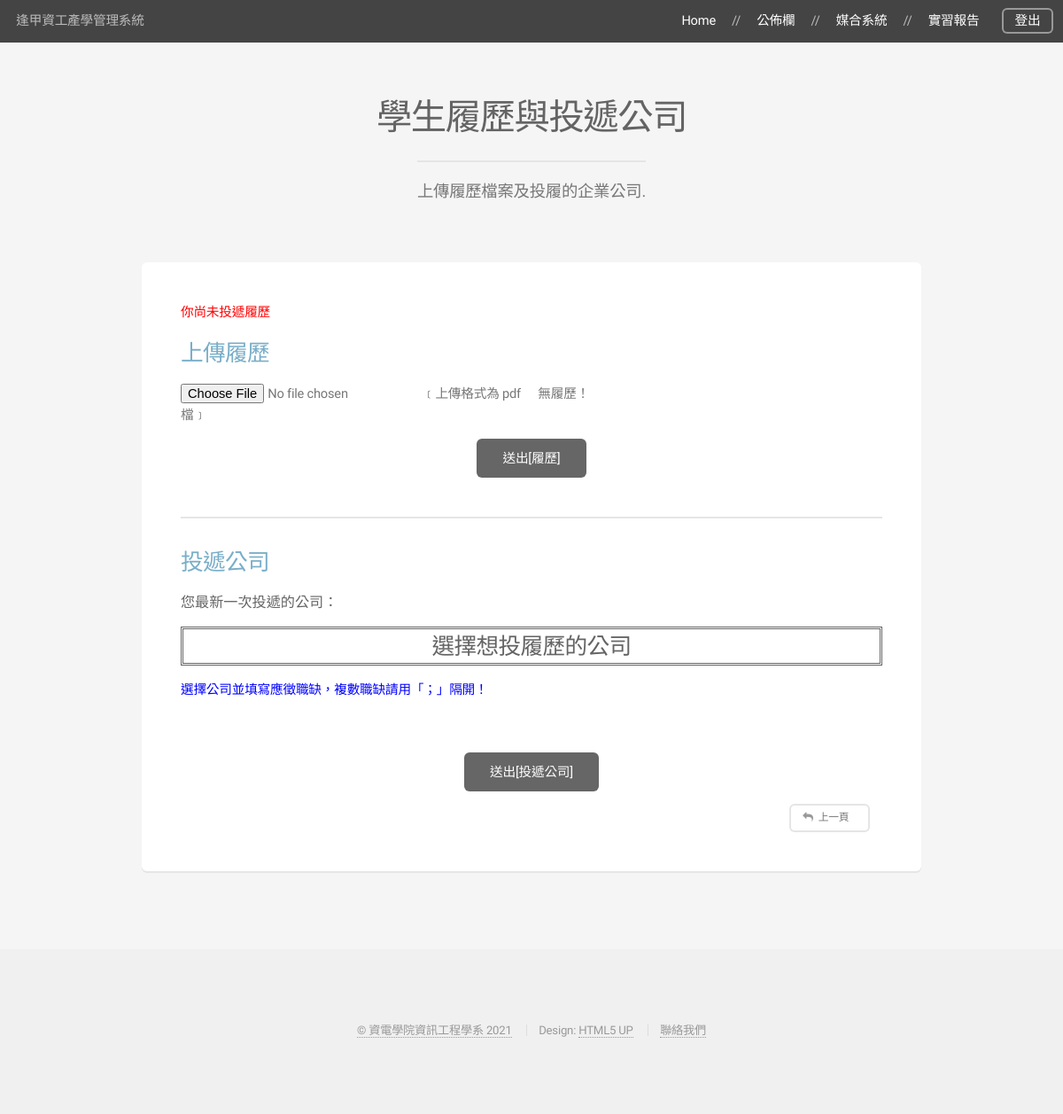
/match/studentUpload/ (signed in), run on an earlier commit of the app's database.
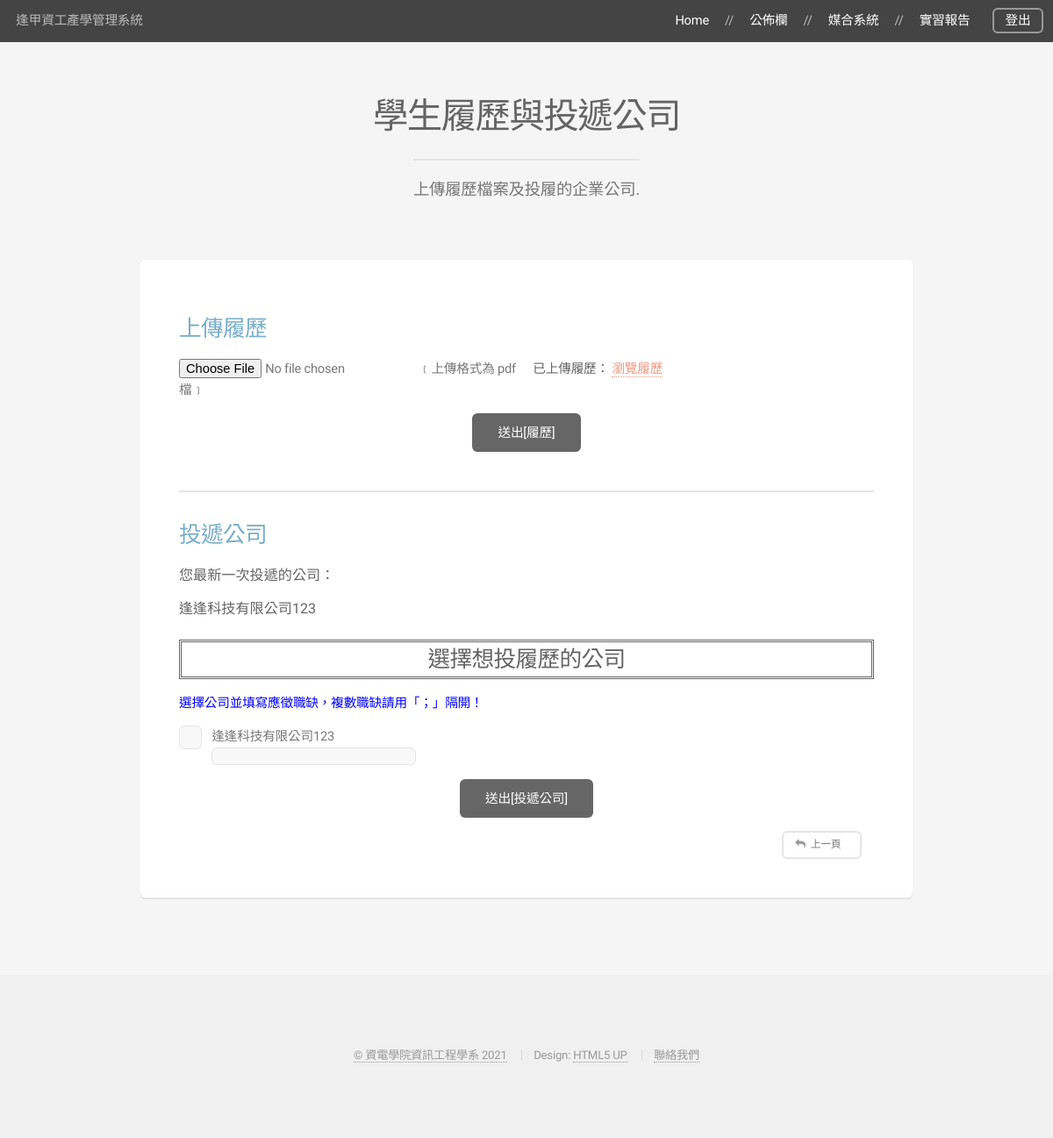
And on a later commit of the database.
### match/models.py (models this page shows)
class Admission(models.Model):
    company = models.ForeignKey(Company, related_name='admission_company', on_delete=models.CASCADE, verbose_name='公司')
    student = models.ForeignKey(Student, related_name='admission_student', on_delete=models.CASCADE, verbose_name='學生')
    volunteer_order = models.CharField(max_length=10, verbose_name='志願序', blank=True, null=True)
    sort = models.CharField(max_length=10, verbose_name='正備取')
    vacancy = models.CharField(max_length=100, verbose_name='應徵職位')
    vacancy_result = models.CharField(max_length=20, verbose_name='錄取職位', blank=True, null=True)
    review = models.CharField(max_length=50, verbose_name='履歷審查結果', blank=True, null=True, default='履歷尚未審閱')
    feedback = models.TextField(verbose_name='履歷審查回饋', blank=True, null=True)
    remark = models.TextField(verbose_name='備註', blank=True)
    class Meta:
        ordering = ('student',)
        verbose_name = '媒合資訊'
        verbose_name_plural = '媒合資訊'

### company/models.py (models this page shows, shortened)
class Company(models.Model):
    contact_persons = models.ManyToManyField(ContactPerson, verbose_name='企業聯絡人', blank=True)
    name = models.CharField(max_length=30, verbose_name='公司名稱', blank=True)
    industry = models.CharField(max_length=100, verbose_name='產業別', blank=True)
    uniform_numbers = models.CharField(max_length=20, verbose_name='統一編號', blank=True)
    capital = models.CharField(max_length=50, verbose_name='資本額', blank=True)
    employee = models.IntegerField(verbose_name='員工數', blank=True, default=0)
    website = models.CharField(max_length=100, verbose_name='公司網站', blank=True)
    address = models.CharField(max_length=100, verbose_name='通訊地址', blank=True)
    foreign = models.CharField(max_length=10, verbose_name='是否接受外籍生實習', blank=True)
    inter_ship_start = models.CharField(max_length=15, verbose_name='實習期間 (起)', blank=True)
    inter_ship_end = models.CharField(max_length=15, verbose_name='實習期間 (訖)', blank=True)
    work_time = models.CharField(max_length=30, verbose_name='工作時間', blank=True)
    work_place = models.TextField(verbose_name='實習地點地址', blank=True)
    vacancy = models.IntegerField(verbose_name='實習名額', blank=True, default=0)
    salary = models.TextField(verbose_name='薪資', blank=True)
    welfare = models.CharField(max_length=20, verbose_name='其他福利', blank=True)
    explanation = models.CharField(max_length=500, verbose_name='廠商說明會日期', blank=True)
    introduction = models.FileField(upload_to='company/', validators=[validators.FileExtensionValidator(['pdf'],
                                    message='簡介必須為pdf格式')], verbose_name='簡介', blank=True, null=True)
    interview = models.CharField(max_length=50, verbose_name='面試方式', blank=True)
    class Meta:
        ordering = ('name',)
        verbose_name = '企業資料'
        verbose_name_plural = '企業資料'

### match/views.py (the view, shortened to what this page needs)
# urls.py: path('studentUpload/', views.student_upload),
def student_upload(request, company_id=None):
    if request.user.is_authenticated:
        if request.user.profile.role == Profile.STUDENT and Function.objects.get(function='履歷與投遞公司').switch is True:
            check_user = Student.objects.filter(user=request.user)
            if check_user.exists():
                company_all = Company.objects.all().order_by('id')
                company_size = len(company_all)
                company_units = Company.objects.filter().order_by('id')
                student = Student.objects.get(user=request.user)
                check_resume = Resume.objects.filter(student=student)
                show_check = 0
                if check_resume.exists():  # 判斷是否已經生成Resume資料
                    show_check = 1
                    resume_ob = Resume.objects.get(student=student)
                else:
                    message = '你尚未投遞履歷'
                check_admission = Admission.objects.filter(student=student)
            else:
                message = '使用者個人資料未定義!'
                return redirect('/student/studentEdit')
        else:
            message = '身分錯誤！請先登出切換身分 or 功能未開放！'
            return redirect('/personal_index')
        return render(request, "student_upload.html", locals())
    else:
        return redirect('')

### match/templates/student_upload.html (shortened to what this page needs)
{% extends 'base.html' %}
{% block headmessage %}
    <header>
        <h2>學生履歷與投遞公司</h2>
        <p>上傳履歷檔案及投履的企業公司.</p>
    </header>
{% endblock %}
{% block content %}
    <div class="box">
        <form method="POST" action="#" enctype="multipart/form-data">
            <div class="row gtr-50 gtr-uniform">
                <div class="col-12">
                    {% if message %}
                        <div class="alert alert-warning" style="color: red">{{message}}</div>
                    {% endif %}
                </div>
                <div class="col-12">
                    <h3 style="color: #79aec8">上傳履歷</h3>
                </div>
                <div class="col-6 col-12-mobilep">
                        <input type="file" name="resume"/>﹝上傳格式為 pdf 檔﹞
                </div>
                <div class="col-6 col-12-mobilep">
                    {% if show_check == 1 %}
                        <strong>已上傳履歷：</strong>
                        <a href="/media/{{ resume_ob.resume }}" target="_blank">瀏覽履歷</a>
                    {% else %}
                        <p>無履歷！</p>
                    {% endif %}
                </div>
                <div class="col-12">
                    <ul class="actions special">
                        <li><input type="submit" value="送出[履歷]" name="postResume"/></li>
                    </ul>
                </div>
                <div class="col-12">
                    <hr/>
                    <h3 style="color: #79aec8">投遞公司</h3>
                </div>
                <div class="col-12">
                    <h4>您最新一次投遞的公司：</h4>
                </div>
                {% for unit in check_admission %}
                    <div class="col-4 col-12-mobilep">
                        <h4>{{ unit.company.name }}</h4>
                        <p style="color: #79aec8; width: 100%;height: 100%">{{ unit.vacancy }}</p>
                    </div>
                {% endfor %}
                <div class="col-12" align="center">
                    <h3 style="border: double">選擇想投履歷的公司</h3>
                </div>
                <div class="col-12">
                    <p style="color: blue">選擇公司並填寫應徵職缺，複數職缺請用「；」隔開！</p>
                </div>
                {% for company in company_units %}
                    <div class="col-6 col-12-narrower">
                        <label for="{{ company.name }}">
                            {{ company.name }}
                            <input type="text" style="width: 100%;height: 100%" name="vacancy{{ company.user.username }}" id="vacancy{{ company.user.username }}" value="" maxlength="100">
                        </label>
                    </div>
                {% endfor %}
                <p>
                <div class="col-12">
                    <ul class="actions special">
                        <li><input type="submit" value="送出[投遞公司]" name="postAdmission"/></li>
                    </ul>
                </div>
                <div class=" col-10 col-12-mobilep">
                </div>
                <div class=" col-2 col-12-mobilep">
                    <ul class="actions special">
                        <li><a href="/student" class="button alt small icon fa-reply">上一頁</a></li>
                    </ul>
                </div>
            </div>
        </form>
    </div>
{% endblock %}

What changed in the data, as far as the page shows it:
added Admission: company.name "逢逢科技有限公司123"
added Company: name "逢逢科技有限公司123"
Also different on the page:
{{ message }}: "你尚未投遞履歷" → (not shown)
text no longer shown: "無履歷！"
text now shown: "已上傳履歷： 瀏覽履歷"
